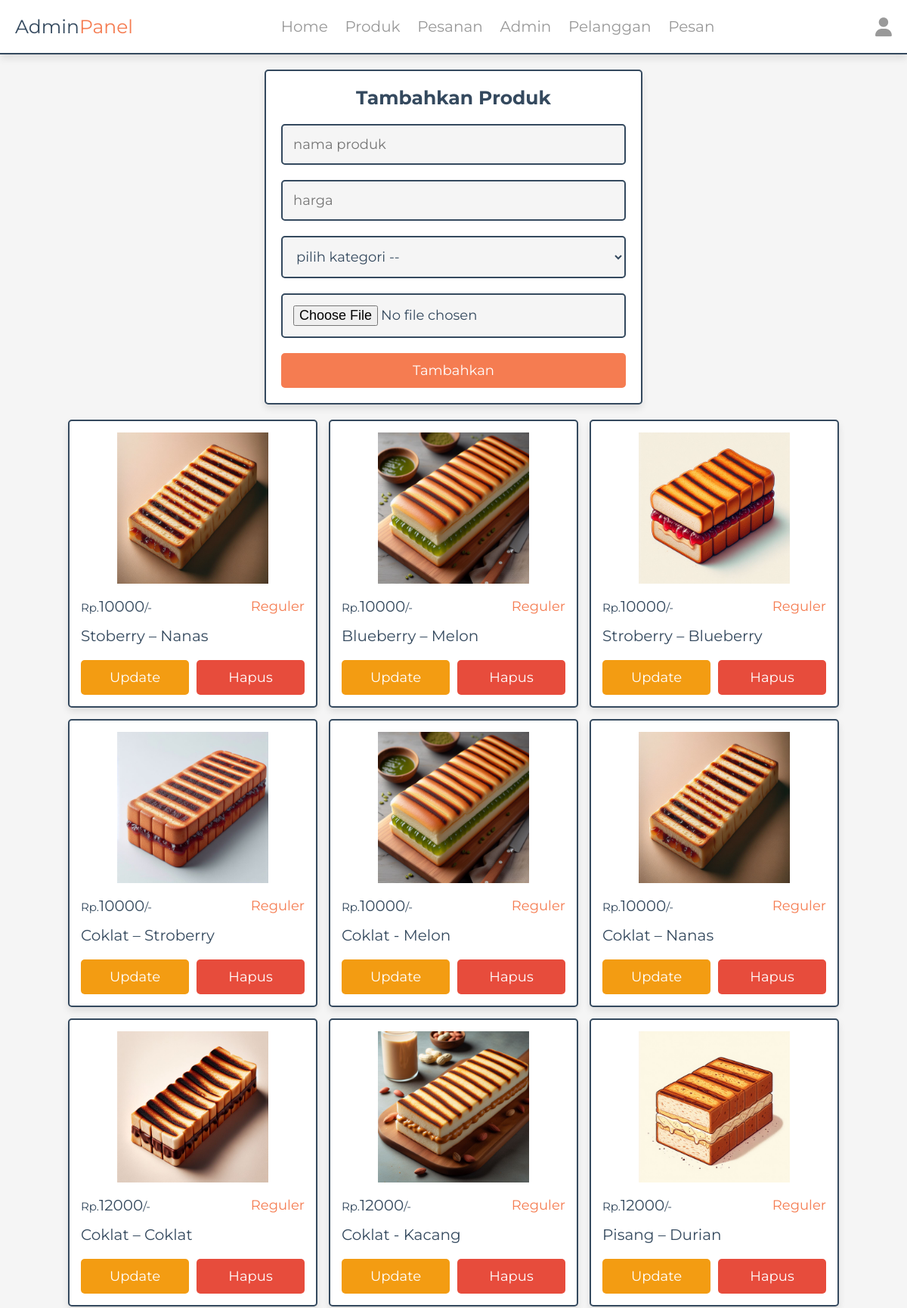
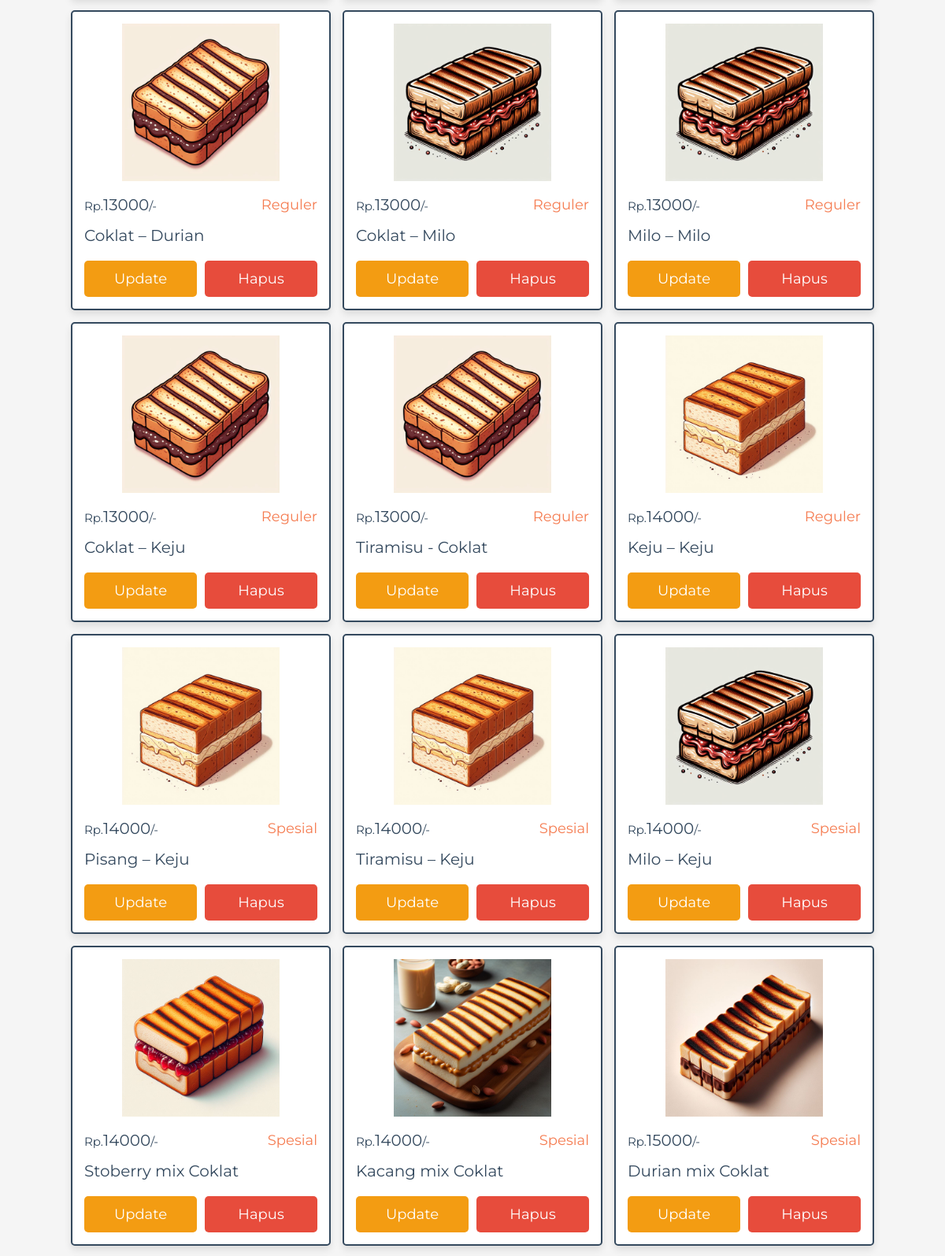
The app's page /admin/products.php (signed in, upper part) with its own data (2 pictures, top to bottom).
### tables this page shows
CREATE TABLE `products` (
  `id` int(100) NOT NULL,
  `name` varchar(100) NOT NULL,
  `category` varchar(100) NOT NULL,
  `price` int(10) NOT NULL,
  `image` varchar(100) NOT NULL,
  `sold` int(11) DEFAULT 0,
  `position` int(11) DEFAULT 0
);

### admin/products.php (the view, shortened to what this page needs)
<?php
include '../components/connect.php';
?>
<!DOCTYPE html>
<html lang="en">
<head>
   <link rel="stylesheet" href="https://cdnjs.cloudflare.com/ajax/libs/font-awesome/6.1.1/css/all.min.css">
   <link rel="stylesheet" href="../css/admin_style.css">
</head>
<body>
<?php include '../components/admin_header.php' ?>
<section class="add-products">
   <form action="" method="POST" enctype="multipart/form-data">
      <h3>Tambahkan Produk</h3>
      <input type="text" required placeholder="nama produk" name="name" maxlength="100" class="box">
      <input type="number" min="0" max="9999999999" required placeholder="harga" name="price" onkeypress="if(this.value.length == 10) return false;" class="box">
      <select name="category" class="box" required>
         <option value="" disabled selected>pilih kategori --</option>
      </select>
      <input type="file" name="image" class="box" accept="image/jpg, image/jpeg, image/png, image/webp" required>
      <input type="submit" value="tambahkan" name="add_product" class="btn">
   </form>
</section>
<section class="show-products" style="padding-top: 0;">
   <div class="box-container">
   <?php
      $show_products = $conn->prepare("SELECT * FROM `products`");
      $show_products->execute();
      if($show_products->rowCount() > 0){
         while($fetch_products = $show_products->fetch(PDO::FETCH_ASSOC)){
   ?>
   <div class="box">
      <img src="../uploaded_img/<?= $fetch_products['image']; ?>" alt="">
      <div class="flex">
         <div class="price"><span>Rp.</span><?= $fetch_products['price']; ?><span>/-</span></div>
         <div class="category"><?= $fetch_products['category']; ?></div>
      </div>
      <div class="name"><?= $fetch_products['name']; ?></div>
      <div class="flex-btn">
         <a href="update_product.php?update=<?= $fetch_products['id']; ?>" class="option-btn">update</a>
         <a href="products.php?delete=<?= $fetch_products['id']; ?>" class="delete-btn" onclick="return confirm('hapus produk ini?');">hapus</a>
      </div>
   </div>
   <?php
         }
      }else{
         echo '<p class="empty">produk belum ditambahkan!</p>';
      }
   ?>
   </div>
</section>
</body>
</html>

### css/admin_style.css (style rules this page uses)
:root { --main-color:#f57c51; --red:#e74c3c; --orange:#f39c12; --black:#34495e; --white:#fff; --light-bg:#f5f5f5; --light-color:#999; --border:.2rem solid var(--black); --box-shadow:0 .5rem 1rem rgba(0,0,0,.1); }
* { font-family: 'Montserrat', sans-serif; margin:0; padding:0; box-sizing: border-box; text-decoration: none; outline: none; border:none; }
html { font-size: 62.5%; overflow-x: hidden; }
body { background-color: var(--light-bg); }
section { max-width: 1200px; margin:0 auto; padding:2rem; }
.btn, .delete-btn, .option-btn { display: block; margin-top: 1rem; border-radius: .5rem; cursor: pointer; width: 100%; font-size: 1.8rem; color:var(--white); padding:1.2rem 3rem; text-transform: capitalize; text-align: center; }
.btn { background-color: var(--main-color); }
.delete-btn { background-color: var(--red); }
.option-btn { background-color: var(--orange); }
.flex-btn { display: flex; gap:1rem; }
.add-products form { margin:0 auto; max-width: 50rem; background-color: var(--white); border-radius: .5rem; box-shadow: var(--box-shadow); border:var(--border); padding:2rem; text-align: center; }
.add-products form h3 { margin-bottom: 1rem; font-size: 2.5rem; color:var(--black); text-transform: capitalize; }
.add-products form .box { background-color: var(--light-bg); border:var(--border); width: 100%; padding:1.4rem; font-size: 1.8rem; color:var(--black); border-radius: .5rem; margin: 1rem 0; }
.show-products .box-container { display: grid; grid-template-columns: repeat(auto-fit, 33rem); gap:1.5rem; justify-content: center; align-items: flex-start; }
.show-products .box-container .box { background-color: var(--white); border-radius: .5rem; box-shadow: var(--box-shadow); border:var(--border); padding:1.5rem; }
.show-products .box-container .box img { width: 100%; height: 20rem; object-fit: contain; margin-bottom: 1rem; }
.show-products .box-container .box .name { font-size: 2rem; color:var(--black); padding:1rem 0; }
.show-products .box-container .box .flex { display: flex; align-items: center; gap:1rem; justify-content: space-between; }
.show-products .box-container .box .flex .category { font-size: 1.8rem; color:var(--main-color); }
.show-products .box-container .box .flex .price { font-size: 2rem; color:var(--black); margin:.5rem 0; }
.show-products .box-container .box .flex .price span { font-size: 1.5rem; }

### records on screen
products: image (picture), price "10000", category "Reguler", name "Stoberry – Nanas"
products: image (picture), price "10000", category "Reguler", name "Blueberry – Melon"
products: image (picture), price "10000", category "Reguler", name "Stroberry – Blueberry"
products: image (picture), price "10000", category "Reguler", name "Coklat – Stroberry"
products: image (picture), price "10000", category "Reguler", name "Coklat - Melon"
products: image (picture), price "10000", category "Reguler", name "Coklat – Nanas"
products: image (picture), price "12000", category "Reguler", name "Coklat – Coklat"
products: image (picture), price "12000", category "Reguler", name "Coklat - Kacang"
products: image (picture), price "12000", category "Reguler", name "Pisang – Durian"
products: image (picture), price "13000", category "Reguler", name "Coklat – Durian"
products: image (picture), price "13000", category "Reguler", name "Coklat – Milo"
products: image (picture), price "13000", category "Reguler", name "Milo – Milo"
products: image (picture), price "13000", category "Reguler", name "Coklat – Keju"
products: image (picture), price "13000", category "Reguler", name "Tiramisu - Coklat"
products: image (picture), price "14000", category "Reguler", name "Keju – Keju"
products: image (picture), price "14000", category "Spesial", name "Pisang – Keju"
products: image (picture), price "14000", category "Spesial", name "Tiramisu – Keju"
products: image (picture), price "14000", category "Spesial", name "Milo – Keju"
products: image (picture), price "14000", category "Spesial", name "Stoberry mix Coklat"
products: image (picture), price "14000", category "Spesial", name "Kacang mix Coklat"
products: image (picture), price "15000", category "Spesial", name "Durian mix Coklat"
